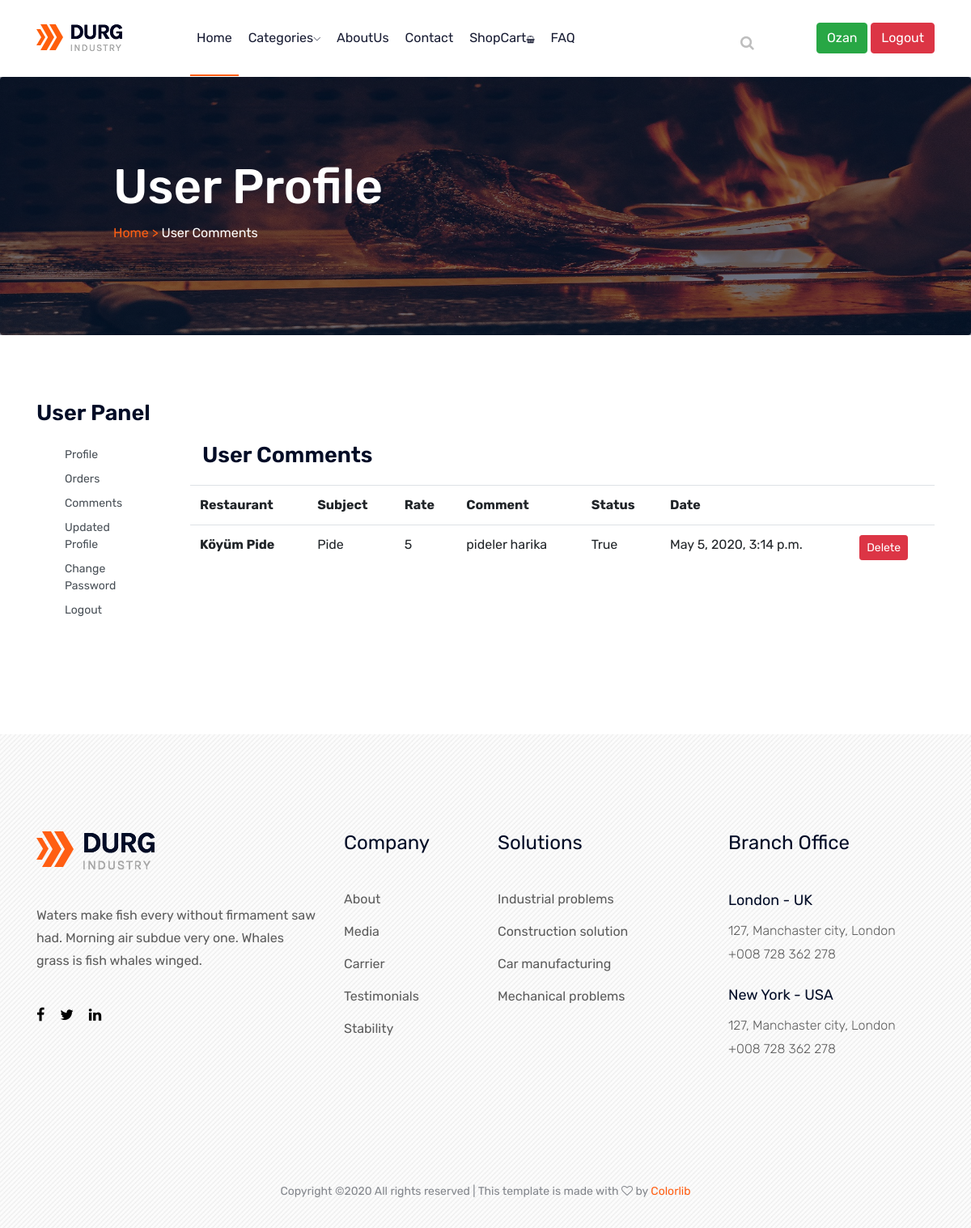
The page /user/comments/ (signed in) on the database as committed earlier.
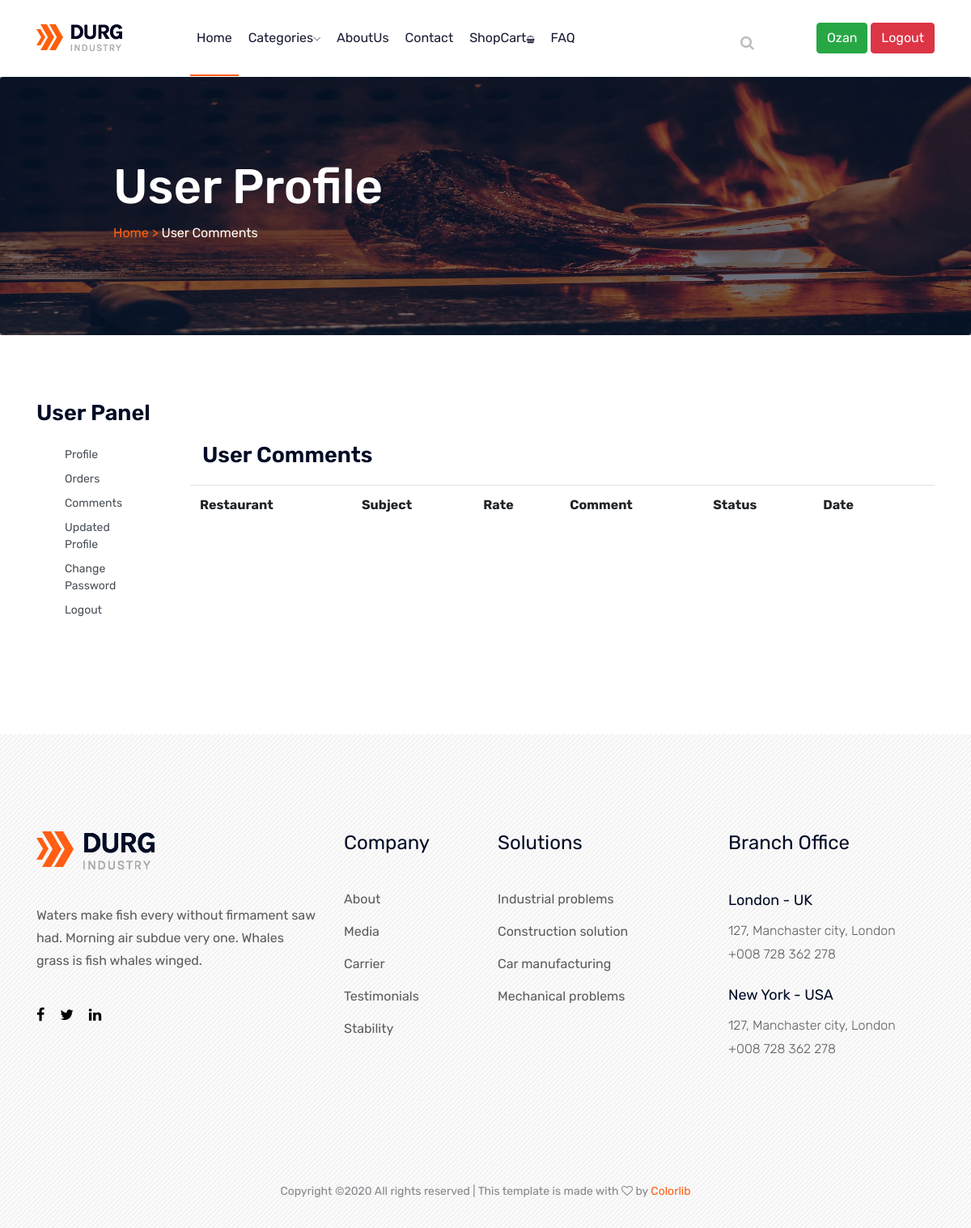
The same page on the database as committed later.
### restaurant/models.py (models this page shows, shortened)
class Comment(models.Model):
    STATUS = (
        ('New', 'Yeni'),
        ('True','Evet'),
        ('False','Hayır'),
    )
    restaurant = models.ForeignKey(Restaurant, on_delete=models.CASCADE)
    user=models.ForeignKey(User,on_delete=models.CASCADE)
    subject = models.CharField(max_length=50,blank=True)
    comment = models.TextField(max_length=200,blank=True)
    rate = models.IntegerField(blank=True)
    status= models.CharField(max_length=10,choices=STATUS,default='New')
    ip = models.CharField(blank=True,max_length=20)
    created_at = models.DateTimeField(auto_now_add=True)
    updated_at = models.DateTimeField(auto_now_add=True)

class Restaurant(models.Model):
    STATUS = (
        ('True','Evet'),
        ('False','Hayır'),
    )
    category = models.ForeignKey(Category, on_delete=models.CASCADE)
    title = models.CharField(max_length=100)
    description = models.CharField(max_length=255)
    keywords = models.CharField(max_length=255)
    image = models.ImageField(blank=True, upload_to='images/')
    status = models.CharField(max_length=10, choices=STATUS)
    detail =RichTextUploadingField()
    created_at = models.DateTimeField(auto_now_add=True)
    updated_at = models.DateTimeField(auto_now_add=True)
    def __str__(self):
        return self.title
    def image_tag(self):
        return mark_safe('<img src="{}" height="50"/>'.format(self.image.url))
    image_tag.short_description = 'Image'

### user/views.py (the view)
# urls.py: path('comments/', views.comments, name='comments'),
@login_required(login_url='/login') #check login
def comments(request):
    category = Category.objects.all()
    current_user = request.user  # access user info
    comment = Comment.objects.filter(user_id=current_user.id)
    context = {
        'category': category,
        'comment': comment,
    }
    return render(request, 'user_comments.html', context)

### user/templates/user_comments.html (shortened to what this page needs)
{% extends "homebase.html" %}
{% block content %}
    <section class="breadcrumb breadcrumb_bg banner-bg-1 overlay2 ptb200">
        <div class="container">
            <div class="row">
                <div class="col-lg-7 offset-lg-1">
                    <div class="breadcrumb_iner">
                        <div class="breadcrumb_iner_item">
                            <h2>User Profile</h2>
                            <p> <a href="/">Home ></a> User Comments</p>
                        </div>
                    </div>
                </div>
            </div>
        </div>
    </section>
    <section class="contact-section">
        <div class="container">
            <div class="d-none d-sm-block mb-5 pb-4">
                <div class="row">
                    <div class="col-12">
                        <h2 class="contact-title">User Panel</h2>
                    </div>
                    <div class="col-lg-2">
                        {% include "user_panel.html" %}
                    </div>
                    <div class="col-lg-10">
                        <div class="col-12">
                            <h2 class="contact-title">User Comments</h2>
                        </div>
                        <table class="table">
                            <tr>
                                <th>Restaurant</th>
                                <th>Subject</th>
                                <th>Rate</th>
                                <th>Comment</th>
                                <th>Status</th>
                                <th>Date</th>
                                <th></th>
                            </tr>
                            {% for rs in comment %}
                                <tr>
                                    <td><strong>{{ rs.restaurant }}</strong></td>
                                    <td>{{ rs.subject }}</td>
                                    <td>{{ rs.rate }}</td>
                                    <td>{{ rs.comment }}</td>
                                    <td>{{ rs.status }}</td>
                                    <td>{{ rs.created_at }}</td>
                                    <td><a href="/user/deletecomment/{{ rs.id }}" class="btn btn-sm btn-danger" onclick="return confirm('Are you sure!!')">Delete</a> </td>
                                </tr>
                            {% endfor %}
                        </table>
                    </div>
                </div>
            </div>
    </section>
{% endblock %}

Rows that differ between the two databases and show on the page:
removed Comment: restaurant "Köyüm Pide", subject "Pide", rate "5", comment "pideler harika", status "True", created_at "May 5, 2020, 3:14 p.m."
